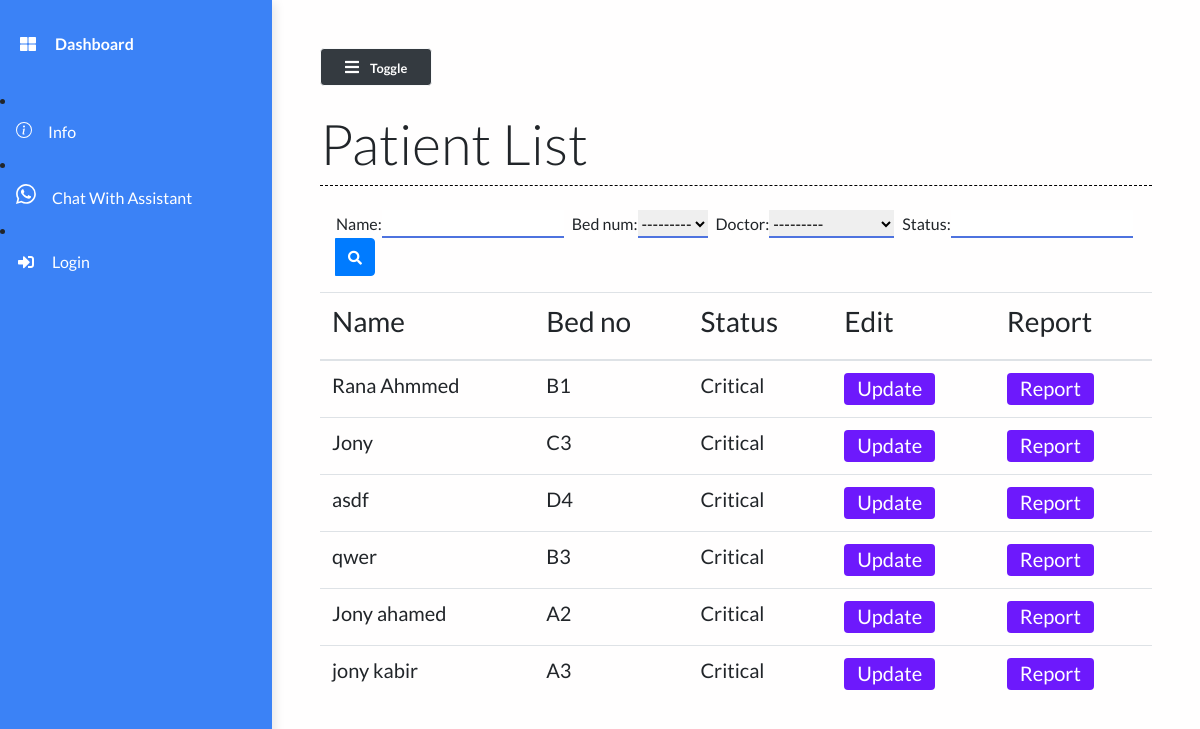
/patient_list/, run on the app's committed database.
### main/models.py (models this page shows, shortened)
class Doctor(models.Model):
    name = models.CharField(max_length=100)
    def __str__(self):
        return self.name

class Patient(models.Model):
    name = models.CharField(max_length=50)
    phone_num = models.CharField(max_length=15, null=True, blank=True)
    patient_relative_name = models.CharField(max_length=50, null=True)
    patient_relative_contact = models.CharField(max_length=15, null=True)
    address = models.TextField()
    SYMPTOMS = (
        ('Fever', 'Fever'),
        ('Dry cough', 'Dry cough'),
        ('Tiredness', 'Tiredness'),
        ('Aches and pains', 'Aches and pains'),
        ('Sore throat', 'Sore throat'),
        ('Diarrhoea', 'Diarrhoea'),
        ('Loss of taste or smell', 'Loss of taste or smell'),
        ('Difficulty in breathing or shortness of breath', 'Difficulty in breathing or shortness of breath'),
        ('Chest pain or pressure', 'Chest pain or pressure'),
        ('Loss of speech or movement', 'Loss of speech or movement'),
    )
    symptoms = MultiSelectField(choices=SYMPTOMS, null=True)
    prior_ailments = models.TextField()
    bed_num = models.ForeignKey("Bed", on_delete=models.CASCADE)
    dob = models.DateField(null=True)
    doctor = models.ForeignKey("Doctor", on_delete=models.CASCADE, null=True)
    doctors_notes = models.TextField(null=True, blank=True)
    doctors_visiting_time = models.CharField(null=True, max_length=50, blank=True)
    status = models.CharField(max_length=50)

class Bed(models.Model):
    bed_number = models.CharField(max_length=50)
    occupied = models.BooleanField()
    def __str__(self):
        return self.bed_number

### main/views.py (the view)
# urls.py: path("patient_list/", views.patient_list, name="patient_list"),
def patient_list(request):
    patients = Patient.objects.all()
    myFilter = PatientFilter(request.GET, queryset=patients)
    patients = myFilter.qs
    context = {
        'patients': patients,
        'myFilter': myFilter
    }
    return render(request, 'main/patient_list.html', context)

### main/templates/main/patient_list.html (shortened to what this page needs)
{% extends 'main/base.html' %}
{% load static %}
{% block contentTitle %}
    Patient List
{% endblock contentTitle %}
{% block content %}
    <form class="d-none d-sm-inline-block form-inline mr-auto ml-md-3 my-2 my-md-0 mw-100 navbar-search mb-3" method="GET" id="list">
        <div class="input-group">
        {{myFilter.form}}
            <div class="input-group-append">
                <button class="btn btn-primary btn-block" type="submit">
                    <i class="fas fa-search fa-sm"></i>
                </button>
            </div>
        </div>
    </form>
     <div class="table-responsive mt-3">
        <table class="table table-hover">
            <thead>
                <th><h3>Name</h3></th>
                <th><h3>Bed no</h3></th>
                <th><h3>Status</h3></th>
                <th><h3>Edit</h3></th>
                <th><h3>Report</h3></th>
            </thead>
            <tbody>
                {% for patient in patients %}
                <tr class="mx-auto">
                    <td scope="row"><h5>{{ patient.name }}</h5></td>
                    <td><h5>{{ patient.bed_num }}</h5></td>
                    <td><h5>{{ patient.status }}</h5></td>
                    <td><a href="/patient/{{patient.id}}" class="btn btn-purple"><h5>Update</h5></a></td>
                    <td><a href="{% url 'patient_report' patient.id %}" class="btn btn-purple"><h5>Report</h5></a></td>
                </tr>
                {% endfor %}
            </tbody>
        </table>
    </div>
{% endblock content %}

### main/templates/main/base.html (shortened to what this page needs)
{% load static %}
<!DOCTYPE html>
<html lang="en">
  <head>
    <link
      rel="stylesheet"
      href="https://maxcdn.bootstrapcdn.com/bootstrap/4.0.0/css/bootstrap.min.css"
    />
    <link
      rel="stylesheet"
      href="https://cdnjs.cloudflare.com/ajax/libs/font-awesome/5.14.0/css/all.min.css"
    />
    <link
      rel="stylesheet"
      href="{% static 'styles/base.css' %}"
      type="text/css"
    />
    <link rel="stylesheet" href="//code.jquery.com/ui/1.12.1/themes/base/jquery-ui.css">
  </head>
  <body>
<div class="vertical-nav" id="sidebar">
	<p class="text-gray font-weight-bold px-1 pt-4 pb-4 mb-0">
		<a href="{% url 'dashboard' %}" class="nav-link text-white">
			<i class="fa fa-th-large mr-3 text-primary"></i> Dashboard</a>
	</p>
    <li class="nav-item">
      <a href="{% url 'info' %}" class="nav-link text-white">
        <i class=" mr-3 text-primary fa-fw"></i>Info
      </a>
    </li>
    <li class="nav-item">
      <a href="https://wa.me/+8801630761619" target="blank" class="nav-link text-white ">
        <i class="mr-3 text-primary fa-fw"></i>Chat with Assistant
      </a>
    </li>
    {% if request.user.is_authenticated == False %}
    <li class="nav-item">
			<a href="{% url 'login' %}" class="nav-link text-white">
				<i class="fa fa-sign-in-alt mr-3 text-primary fa-fw"></i>Login
			</a>
		</li>
    {% else %}
		<li class="nav-item">
			<a href="{% url 'logout' %}" class="nav-link text-white">
				<i class="fa fa-sign-out-alt mr-3 text-primary fa-fw"></i>Logout
			</a>
		</li>
    {% endif %}
</div>
    <div class="page-content p-5" id="content">
        <button id="sidebarCollapse" class="btn btn-light bg-dark rounded-pill shadow-sm px-4 mb-4" type="button">
            <i class="fa fa-bars mr-2 text-primary"></i>
            <small class="font-weight-bold text-primary">
                Toggle
            </small>
        </button>
		<h2 class="display-4 ">{% block contentTitle %}{% endblock contentTitle %}
		</h2>
		<div class="seperator mt-1 mb-4"></div>
		{% block content %}{% endblock content %}
    </div>
  </body>
</html>

### static/styles/base.css (style rules this page uses)
body { background: #fffefe; min-height: 100vh; overflow-x: hidden; font-family:Lato,'Helvetica Neue',Helvetica,Arial,sans-serif; }
.vertical-nav { background: #3b82f6 !important; min-width: 17rem; height: 100vh; position: fixed; top: 0; left: 0; box-shadow: 3px 3px 10px rgba(0, 0, 0, 0.1); transition: all 0.4s; }
.page-content { width: calc(100% -17rem); margin-left: 17rem; transition: all 0.4s; }
.seperator { margin: 3rem 0; border-bottom: 1px dashed #000000; }
.nav-link { text-transform: capitalize; }
.text-primary { color: #fff !important; }
.btn-purple { background: #6d19fc; color: #ffffff; height: 2rem; padding-top: 2px; }
#id_name { margin-right: 0.5rem; border: none; outline: none; border-bottom: 2px solid #4e73df; }
#id_bed_num { margin-right: 0.5rem; border: none; outline: none; border-bottom: 2px solid #4e73df; }
#id_status { margin-right: 0.5rem; border: none; outline: none; border-bottom: 2px solid #4e73df; }
#id_doctor { margin-right: 0.5rem; border: none; outline: none; border-bottom: 2px solid #4e73df; }

### data on the page
Patient: name "Rana Ahmmed", bed_num "B1", status "Critical"
Patient: name "Jony", bed_num "C3", status "Critical"
Patient: name "asdf", bed_num "D4", status "Critical"
Patient: name "qwer", bed_num "B3", status "Critical"
Patient: name "Jony ahamed", bed_num "A2", status "Critical"
Patient: name "jony kabir", bed_num "A3", status "Critical"
